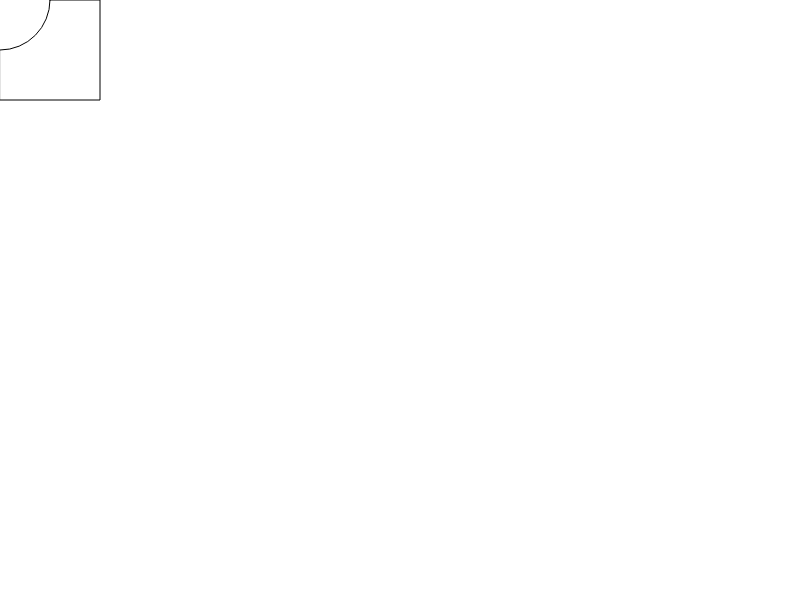
Frame 1 (no input)
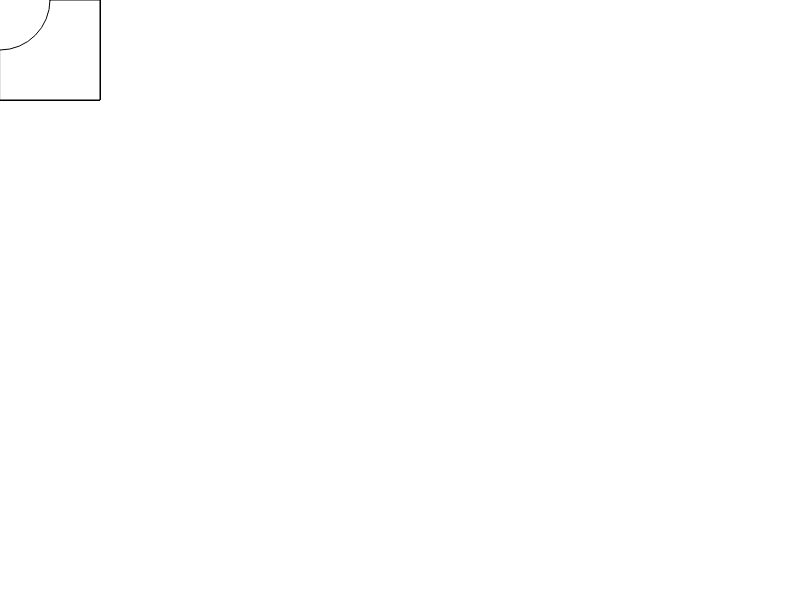
Frame 60 (no input)
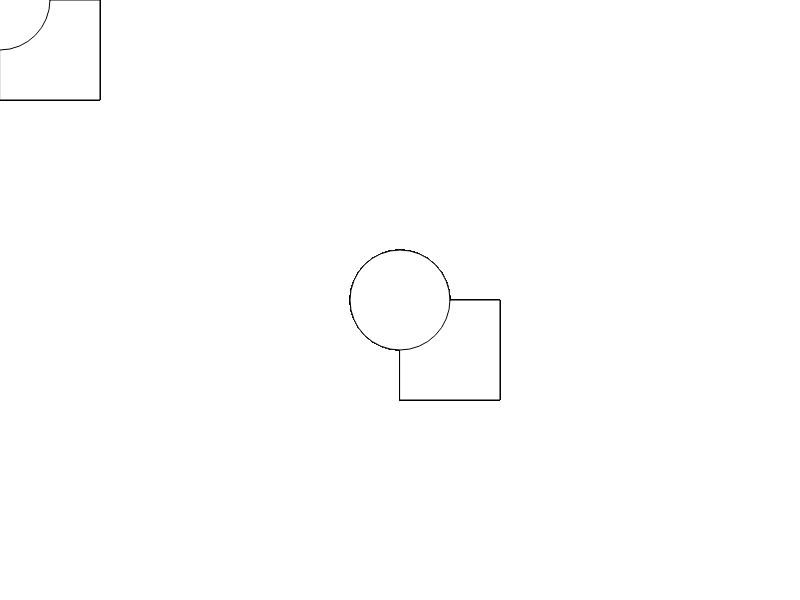
Frame 120 (the mouse pressed at the canvas centre since frame 60)

The p5.js sketch that drew these frames (run headless with seeded random() and noise() and a simulated clock; from frame 60 on, the mouse is pressed at the canvas centre):

// p5.js sketch
// ── sketch.js
let obj = {car: 20, rocket: 30, keys: 40}; // Objects

function setup(){
console.log("1");
createCanvas(800,600);
}

function draw(){
    drawKeys(100, 100); //100px size
}

function drawKeys(x,y){ //x, y as arguments
    let obj = {car: 20, rocket: 30, keys: 40};
    rect(mouseX, mouseY, y, y); // Mouse track
    circle(mouseX, mouseY, x, x); // Mouse track
}
